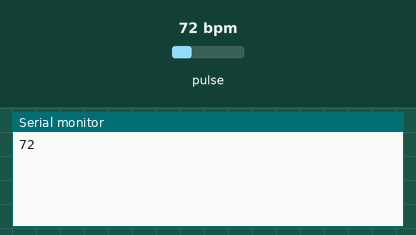
Simulated run of this sketch. Board: Arduino Uno, built with avr-gcc and run on an emulated ATmega328P. On the bench: the last lines printed to the serial monitor. The inputs (shaded band) are chosen by the test bench; at power-on: pulse 72 bpm.

Above: at 1.2 s.
1.3 s: pulse set to 42 bpm
At 2.7 s:
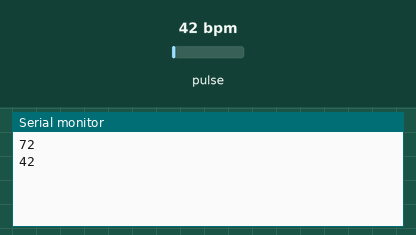
2.8 s: pulse set to 70 bpm
At 3.6 s:
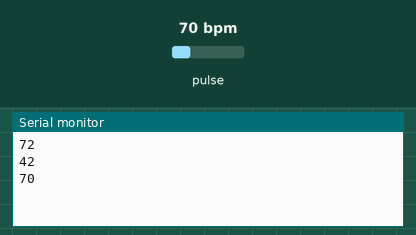
Timing chart, 0 to 5.8 s (numbered marks = the images above; inputs shaded):
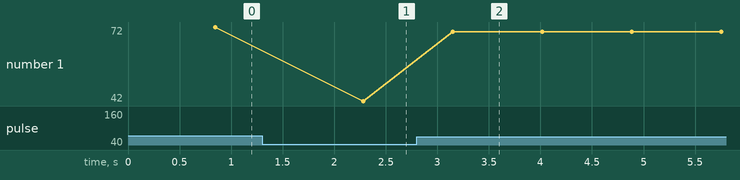

Measured:
- after the input at 1.3 s, the serial monitor: prints a new line after 0.98 s (image 1)
- after the input at 2.8 s, the serial monitor: prints a new line after 0.35 s (image 2)
- plotted number 1: 72 → 42 after the input at 1.3 s, 42 → 70 after the input at 2.8 s

The sketch:

heartRate.ino
```cpp
#define USE_ARDUINO_INTERRUPTS true    // Set-up low-level interrupts for most acurate BPM math.
#include <PulseSensorPlayground.h>     // Includes the PulseSensorPlayground Library.

//  Variables
const int PulseWire = 0;       // PulseSensor PURPLE WIRE connected to ANALOG PIN 0
int Threshold = 550;           // Determine which Signal to "count as a beat" and which to ignore.

PulseSensorPlayground pulseSensor;  // Creates an instance of the PulseSensorPlayground object called "pulseSensor"

void setup() {

  Serial.begin(9600);          // For Serial Monitor


  // Configure the PulseSensor object, by assigning our variables to it.
  pulseSensor.analogInput(PulseWire);
  pulseSensor.setThreshold(Threshold);

  pulseSensor.begin();
//  // Double-check the "pulseSensor" object was created and "began" seeing a signal.
//   if (pulseSensor.begin()) {
//    Serial.println("We created a pulseSensor Object !");  //This prints one time at Arduino power-up,  or on Arduino reset.
//  }
}

void loop() {


if (pulseSensor.sawStartOfBeat()) {            // Constantly test to see if "a beat happened".
int myBPM = pulseSensor.getBeatsPerMinute();  // Calls function on our pulseSensor object that returns BPM as an "int".
                                               // "myBPM" hold this BPM value now.
// Serial.println("♥  A HeartBeat Happened ! "); // If test is "true", print a message "a heartbeat happened".
// Serial.print("BPM: ");                        // Print phrase "BPM: "
 Serial.println(myBPM);                        // Print the value inside of myBPM.
}

  delay(20);                    // considered best practice in a simple sketch.

}
```
